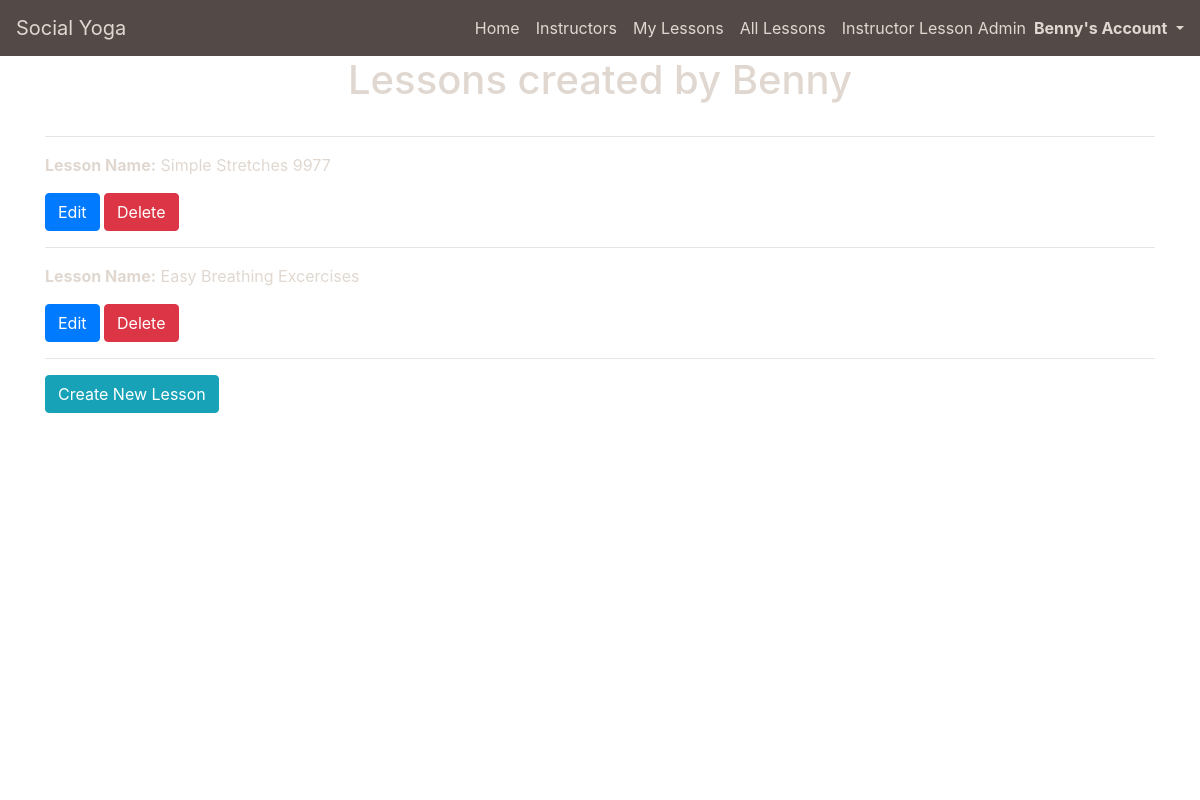
The page /lessons/instructor_created_lessons/ (signed in) on the database as committed earlier.
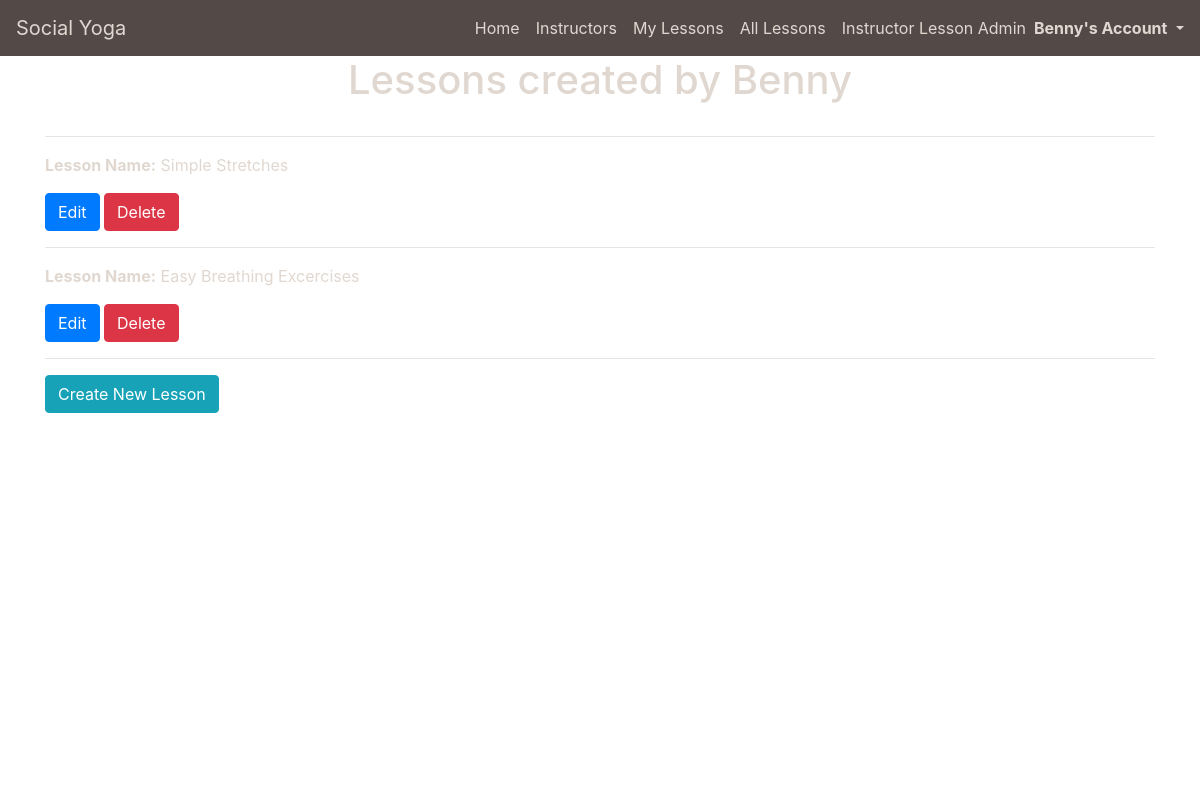
The same page on the database as committed later.
### lessons/models.py (models this page shows, shortened)
class Lesson(models.Model):
    lesson_id = models.CharField(max_length=32, null=False, editable=False)
    instructor_profile = models.ForeignKey(UserProfile, on_delete=models.SET_NULL,
                                        null=True, blank=True, related_name='lessons')
    lesson_name = models.CharField(max_length=32, null=False, editable=True)
    card_description = models.TextField(max_length=254)
    description = models.TextField(max_length=512)
    url = models.URLField(max_length=1024, null=False, blank=False)
    image = models.ImageField(null=True, blank=True, upload_to='lesson_images/')
    image_url = models.URLField(max_length=1024, null=True, blank=True)
    rating = models.DecimalField(max_digits=5, decimal_places=0, null=True, blank=True)
    yoga_style = models.CharField(max_length=50, default='Yoga', null=False, blank=False)
    time = models.IntegerField(blank=True, null=True)

### lessons/views.py (the view)
# urls.py: path('instructor_created_lessons/', views.instructor_created_lessons, name='instructor_created_lessons'),
def instructor_created_lessons(request):
    profile = get_object_or_404(UserProfile, user=request.user)
    template = 'lessons/instructor_created_lessons.html'
    instructor_created_lessons = Lesson.objects.filter(instructor_profile=profile)
    context = {
        'profile': profile,
        'instructor_created_lessons': instructor_created_lessons,
    }
    return render(request, template, context)

### profiles/models.py (called while the page is built)
    def __str__(self):
        return self.user.username

### lessons/templates/lessons/instructor_created_lessons.html
{% extends "base.html" %}
{% load static %}
{% block page_header %}
    <div class="container header-container">
        <div class="row">
            <div class="col">
                <h1 class="text-center mb-3">Lessons created by {{ profile }}</h1>
            </div>
        </div>
    </div>
{% endblock %}
{% block content %}
    <div class="overlay"></div>
    <div class="container page-contents">
        <div class="row">
            <div class="col-12">
                <hr>
                {% if instructor_created_lessons %}
                    {% for lesson in instructor_created_lessons %}
                        <p><strong>Lesson Name:</strong> {{ lesson.lesson_name }}</p>
                        <span>
                            <a class="btn btn-primary" href="{% url 'edit_lesson' lesson.lesson_id %}" role="button">Edit</a>
                            <a class="btn btn-danger" href="{% url 'delete_instructor_created_lesson' lesson.lesson_id %}" role="button">Delete</a>
                        </span>
                        <hr>
                    {% endfor %}
                {% else %}
                    <p>You have not created any lessons yet</p>
                {% endif %}
                <a class="btn btn-info" href="{% url 'create_lesson' %}" role="button">Create New Lesson</a>
            </div>
        </div>
    </div>
{% endblock %}

Rows that differ between the two databases and show on the page:
changed Lesson: lesson_name "Simple Stretches 9977" → "Simple Stretches"
